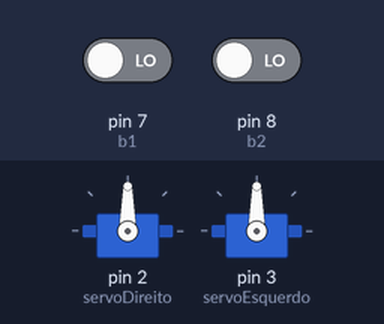
The sketch below on a simulated Arduino Uno, built with avr-gcc and run on an emulated ATmega328P. Shown: 2 × servo. The test bench sets the inputs (shaded band); at power-on: pin 7 (b1) LOW, pin 8 (b2) LOW.

Above: at 1.2 s.
1.3 s: pin 7 (b1) driven HIGH
At 2.5 s:
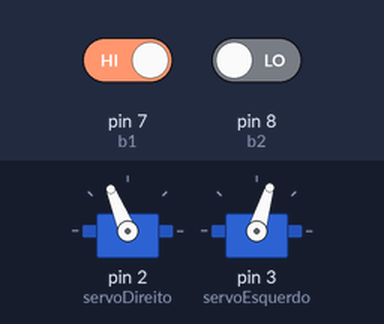
2.8 s: pin 8 (b2) driven HIGH
At 3.8 s:
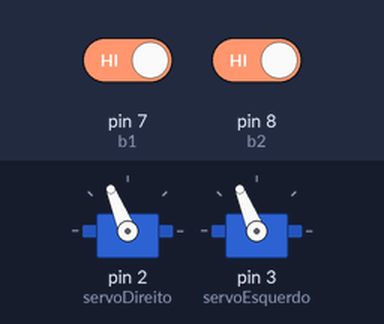
5.8 s: pin 7 (b1) driven LOW
At 6.1 s:
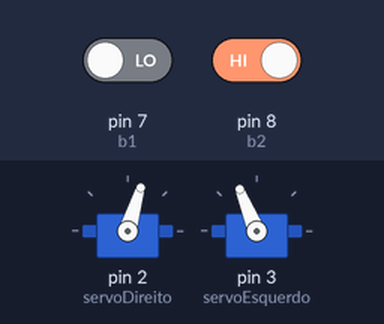
Timing chart, 0 to 8.8 s (numbered marks = the images above; inputs shaded):
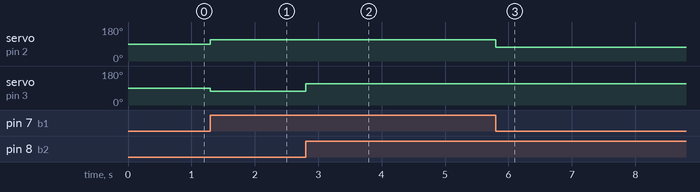

The sketch:

teste_de_sensores_com_botoes.ino
```cpp
#include <Servo.h>
// definir as "variaveis' para cada servo
Servo servoDireito;
Servo servoEsquerdo;

int vel = 0;

int b1 = 7;
int b2 = 8;


int estadob1;
int estadob2;


void setup() {
pinMode(b1, INPUT);
pinMode(b2, INPUT);


servoDireito.attach(2);
servoEsquerdo.attach(3);

}

void loop() {
  estadob1 = digitalRead(b1);
  estadob2 = digitalRead(b2);

   vel = 200;

 if (estadob1 == HIGH){

     servoDireito.writeMicroseconds(1500 + vel);
     servoEsquerdo.writeMicroseconds(1500 - vel);

    }
 if(estadob2 == HIGH){

      servoDireito.writeMicroseconds(1500 - vel);
      servoEsquerdo.writeMicroseconds(1500 + vel);

      }
 if(estadob1 == HIGH && estadob2 == HIGH){

      servoDireito.writeMicroseconds(1700);
      servoEsquerdo.writeMicroseconds(1700);

  }


}
```

Measured:
- after the input at 1.3 s, servo on pin 2 (servoDireito): 90° → 112° at once; servo on pin 3 (servoEsquerdo): 90° → 73° at once
- after the input at 2.8 s, servo on pin 3 (servoEsquerdo): 73° → 112° at once
- after the input at 5.8 s, servo on pin 2 (servoDireito): 112° → 73° at once
